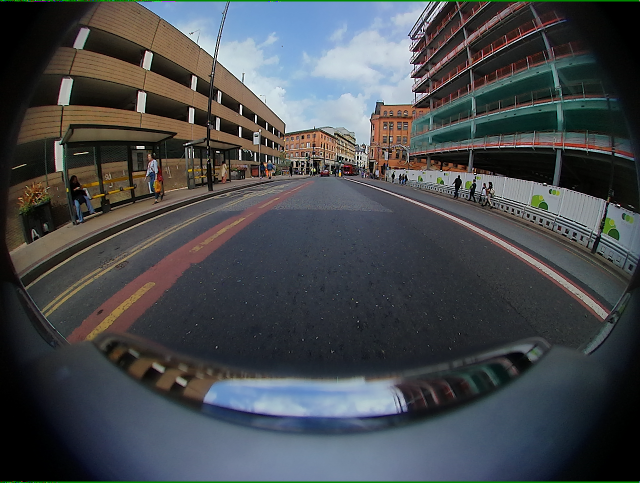
#> input picture fisheyes_v1/homework2/rgb_images/00004_FV.png, 1280 x 966 px, found by its file name (shown at 1/2 size)
$ python frame_difference.py
#> lines starting #> are read from the running program, lines starting #| are printed output that depends on the picture; after the words box and inside, x2 and y2 are one past the last pixel; in counts of white or black regions, pixels touching at a corner belong together
import cv2
import numpy as np
from pathlib import Path


PROJECT_ROOT = Path(__file__).resolve().parents[2]
DATA_DIR = PROJECT_ROOT / "data" / "homework2"
CURRENT_DIR = DATA_DIR / "rgb_images"
PREVIOUS_DIR = DATA_DIR / "previous_images"
OUTPUT_DIR = PROJECT_ROOT / "output" / "masks"
OUTPUT_DIR.mkdir(parents=True, exist_ok=True)


def preprocess(gray, blur_ksize=5, use_clahe=False):
    """Apply Gaussian blur and optional CLAHE normalization."""
    gray = cv2.GaussianBlur(gray, (blur_ksize, blur_ksize), 0)
    if use_clahe:
        clahe = cv2.createCLAHE(clipLimit=2.0, tileGridSize=(8, 8))
        gray = clahe.apply(gray)
    return gray


def detect_motion_diff(prev_gray, curr_gray, diff_thresh=40, morph_ksize=5, use_clahe=False):
    """Frame-difference based motion detection.

    Returns binary mask (uint8, 0/255).
    """
    prev_gray = preprocess(prev_gray, use_clahe=use_clahe)
    curr_gray = preprocess(curr_gray, use_clahe=use_clahe)

    diff = cv2.absdiff(curr_gray, prev_gray)
    _, mask = cv2.threshold(diff, diff_thresh, 255, cv2.THRESH_BINARY)

    k = np.ones((morph_ksize, morph_ksize), np.uint8)
    mask = cv2.morphologyEx(mask, cv2.MORPH_OPEN, k)
    mask = cv2.morphologyEx(mask, cv2.MORPH_CLOSE, k)
    return mask


# [938 lines left out: functions detect_motion_flow, detect_motion_hybrid, detect_motion_adaptive, detect_motion_seed_expand, detect_motion_seed_expand_v2, detect_motion_seed_expand_v3 and 8 more, not called in this run]


# ================================================================
# Main processing entry
# ================================================================

def process_frame(frame_id, method="diff", **kwargs):
    """Process a single frame pair and save the motion mask.

    Args:
        frame_id: e.g. '00004'
        method: 'diff' | 'flow' | 'hybrid' | 'adaptive' | 'seed_expand'
    """
#> called with frame_id = '00004', method = 'diff'
    curr_path = CURRENT_DIR / f"{frame_id}_FV.png"
    prev_path = PREVIOUS_DIR / f"{frame_id}_FV_prev.png"

    curr = cv2.imread(str(curr_path))
#> curr is the input picture: shape (966, 1280, 3); mean B, G, R 77.2, 74, 70.7
    prev = cv2.imread(str(prev_path))
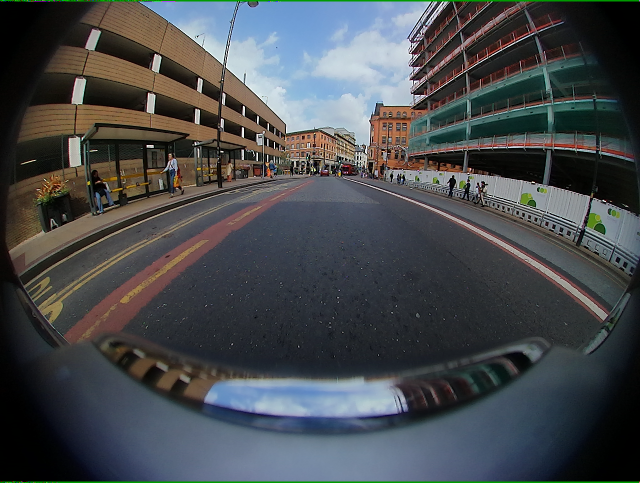
#> input picture fisheyes_v1/homework2/previous_images/00004_FV_prev.png, 1280 x 966 px, found by its file name (shown at 1/2 size)
#> prev is the input picture: shape (966, 1280, 3); mean B, G, R 77.1, 74.2, 70.8

    if curr is None:
        print(f"[ERROR] Cannot load current frame: {frame_id}")
        return None
    if prev is None:
        print(f"[ERROR] Cannot load previous frame: {frame_id}")
        return None

    curr_gray = cv2.cvtColor(curr, cv2.COLOR_BGR2GRAY)
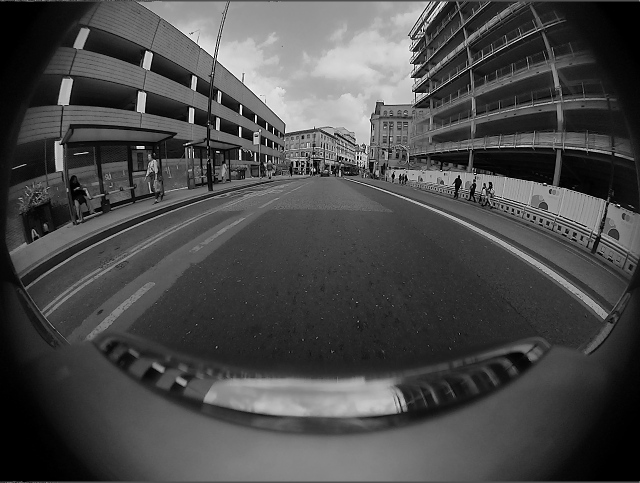
#> curr_gray: shape (966, 1280) (shown at 1/2 size); min 0, max 255, mean 73.4
    prev_gray = cv2.cvtColor(prev, cv2.COLOR_BGR2GRAY)
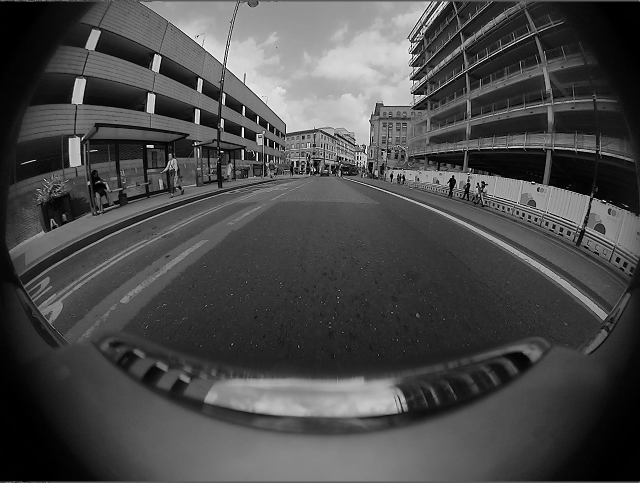
#> prev_gray: shape (966, 1280) (shown at 1/2 size); min 0, max 255, mean 73.5

    if method == "flow":
        mask = detect_motion_flow(prev_gray, curr_gray, **kwargs)
    elif method == "hybrid":
        mask = detect_motion_hybrid(prev_gray, curr_gray, **kwargs)
    elif method == "adaptive":
        mask = detect_motion_adaptive(prev_gray, curr_gray, **kwargs)
    elif method == "seed_expand":
        mask = detect_motion_seed_expand(prev_gray, curr_gray, **kwargs)
    elif method == "seed_expand_v2":
        mask = detect_motion_seed_expand_v2(prev_gray, curr_gray, **kwargs)
    elif method == "seed_expand_v3":
        mask = detect_motion_seed_expand_v3(prev_gray, curr_gray, **kwargs)
    elif method == "seed_expand_v4":
        mask = detect_motion_seed_expand_v4(prev_gray, curr_gray, **kwargs)
    elif method == "seed_expand_v5":
        mask = detect_motion_seed_expand_v5(prev_gray, curr_gray, **kwargs)
    elif method == "seed_expand_v6":
        mask = detect_motion_seed_expand_v6(prev_gray, curr_gray, **kwargs)
    elif method == "seed_expand_v7":
        mask = detect_motion_seed_expand_v7(prev_gray, curr_gray, **kwargs)
    elif method == "seed_expand_v8":
        mask = detect_motion_seed_expand_v8(prev_gray, curr_gray, **kwargs)
    elif method == "seed_expand_v9":
        mask = detect_motion_seed_expand_v9(prev_gray, curr_gray, **kwargs)
    elif method == "seed_expand_v10":
        mask = detect_motion_seed_expand_v10(prev_gray, curr_gray, **kwargs)
    elif method == "seed_expand_v11":
        mask = detect_motion_seed_expand_v11(prev_gray, curr_gray, **kwargs)
    else:
        mask = detect_motion_diff(prev_gray, curr_gray, **kwargs)
#> in detect_motion_diff, `diff = cv2.absdiff(curr_gray, prev_gray)`:
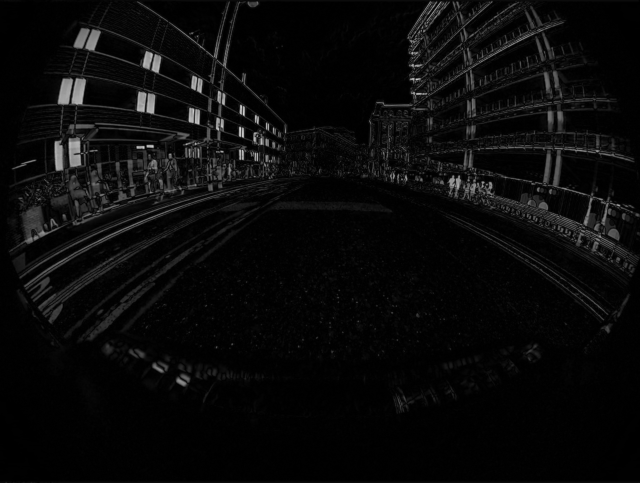
#> diff: shape (966, 1280) (shown at 1/2 size); min 0, max 217, mean 9.8
#> in detect_motion_diff, `_, mask = cv2.threshold(diff, diff_thresh, 255, cv2.THRESH_BINARY)`:
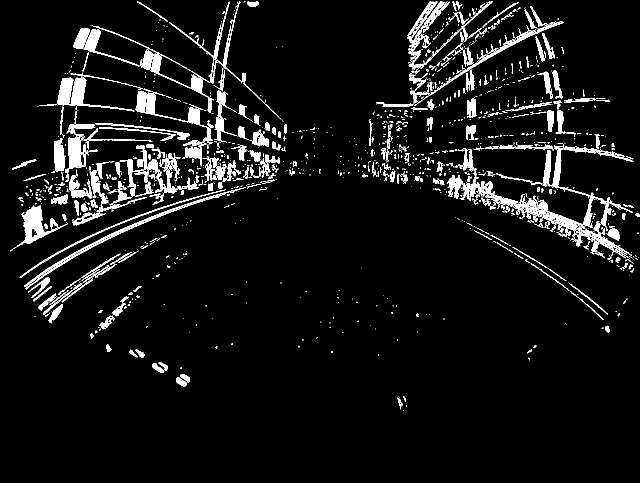
#> mask: shape (966, 1280) (shown at 1/2 size); 6.8% white; 1564 white regions (1132 under 20 px), largest, box (x1, y1, x2, y2) and area: (919, 300, 1266, 517) 6872, (115, 155, 269, 223) 2847, (48, 375, 492, 579) 2636
#> in detect_motion_diff, `mask = cv2.morphologyEx(mask, cv2.MORPH_OPEN, k)`:
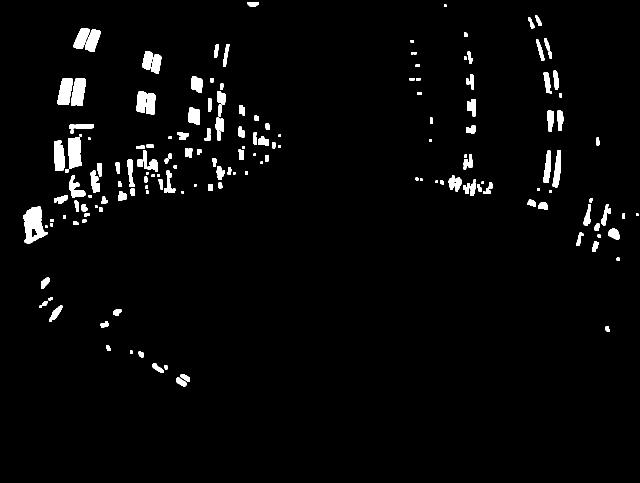
#> mask: shape (966, 1280) (shown at 1/2 size); 2.9% white; 175 white regions, largest, box (x1, y1, x2, y2) and area: (46, 413, 95, 488) 2180, (136, 275, 163, 338) 1400, (142, 156, 172, 212) 1266
#> in detect_motion_diff, `mask = cv2.morphologyEx(mask, cv2.MORPH_CLOSE, k)`:
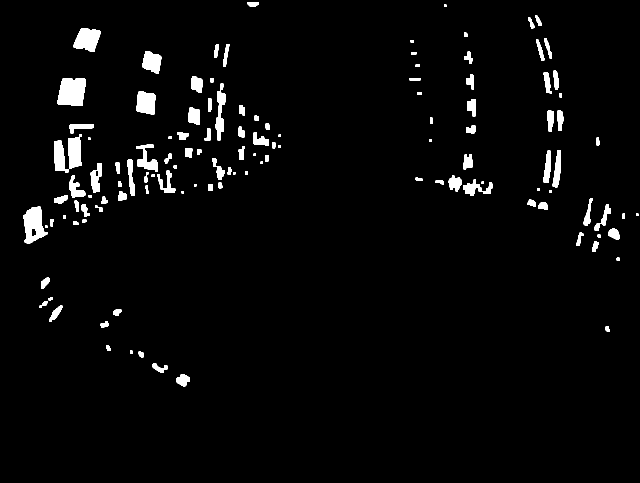
#> mask: shape (966, 1280) (shown at 1/2 size); 3% white; 122 white regions, largest, box (x1, y1, x2, y2) and area: (115, 156, 172, 212) 2673, (46, 413, 95, 488) 2208, (147, 56, 201, 104) 1815

    save_path = OUTPUT_DIR / f"{frame_id}_mask.png"
    cv2.imwrite(str(save_path), mask)

    return mask


if __name__ == "__main__":
    frame_id = "00004"
    mask = process_frame(frame_id)
    if mask is not None:
        cv2.imshow("motion mask", mask)
        cv2.waitKey(0)
        cv2.destroyAllWindows()
